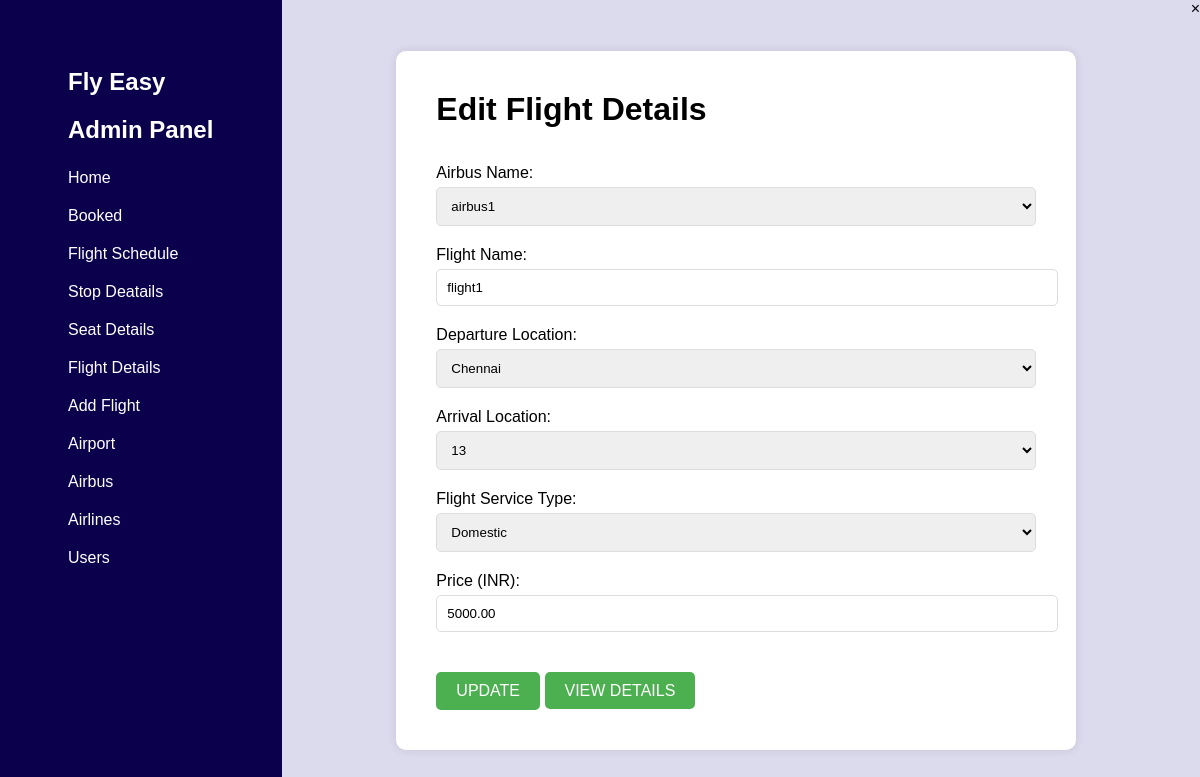
/admin/flight_edit.php?flight_id=19, run on the app's committed database.
### tables this page shows
CREATE TABLE `flight` (
  `flight_id` int(11) NOT NULL,
  `flight_name` varchar(255) DEFAULT NULL,
  `f_airline_name` varchar(255) DEFAULT NULL,
  `f_airbus_name` varchar(255) DEFAULT NULL,
  `f_departure` varchar(255) DEFAULT NULL,
  `f_arrival` varchar(255) DEFAULT NULL,
  `airline_id` int(11) DEFAULT NULL,
  `airport_id` int(11) DEFAULT NULL,
  `airbus_id` int(11) DEFAULT NULL,
  `stop` varchar(255) DEFAULT NULL,
  `flight_service` varchar(255) DEFAULT NULL,
  `price` decimal(10,2) DEFAULT NULL,
  `status` int(11) NOT NULL
);

### admin/flight_edit.php (the view, shortened to what this page needs)
<?php
include("includes/base.php");
include "../config/dbcon.php";
if (isset($_GET['flight_id'])) {
    $flightId = $_GET['flight_id'];
    $editFlightQuery = "SELECT * FROM flight WHERE flight_id = $flightId";
    $editFlightResult = mysqli_query($con, $editFlightQuery);
    if ($editFlightResult && mysqli_num_rows($editFlightResult) > 0) {
        $flightData = mysqli_fetch_assoc($editFlightResult);
    } else {
        echo "Flight not found.";
        exit();
    }
} else {
    echo "Flight ID not set.";
    exit();
}
?>
<html>
<head>
</head>
<body>
    <div id="editFormModal" class="modal">
        <div class="modal-content">
            <span onclick="closeEditFormModal()" style="float: right; cursor: pointer;">&times;</span>
            <div class="container">
                <form action="#" method="post" onsubmit="return validateLocations()">
                    <div class="form-group">
                        <h1>Edit Flight Details</h1><br><br>
                        <label for="edit_airbus_name">Airbus Name:</label>
                        <select name="edit_airbus_name" id="edit_airbus_name" required>
                            <?php
                            $airlineId = $flightData['airline_id'];
                            $airbus_query = "SELECT airbus_id, airbus_name FROM airbus WHERE airline_id = '$airlineId' and `status`=0";
                            $airbus_result = mysqli_query($con, $airbus_query);
                            if ($airbus_result && mysqli_num_rows($airbus_result) > 0) {
                                $output = '';
                                while ($row = mysqli_fetch_array($airbus_result)) {
                                    $selected = ($row['airbus_id'] == $flightData['airbus_id']) ? 'selected' : '';
                                    $output .= "<option value='" . $row['airbus_id'] . "' $selected>" . $row['airbus_name'] . "</option>";
                                }
                                echo $output;
                            } else {
                                echo "No airbus found for this airline.";
                            }
                            ?>
                        </select>
                    </div>
                    <div class="form-group">
                        <label for="edit_flight_name">Flight Name:</label>
                        <input type="text" id="edit_flight_name" name="edit_flight_name" value="<?php echo $flightData['flight_name']; ?>" required>
                    </div>
                    <div class="form-group">
                        <label for="edit_departure_location">Departure Location:</label>
                        <select name="edit_departure_location" id="edit_departure_location" required>
                            <?php
                            $airport_query = "SELECT * FROM airport where `status`=1";
                            $airport_result = mysqli_query($con, $airport_query);
                            while ($row = mysqli_fetch_array($airport_result)) {
                                $selected = ($row['airport_id'] == $flightData['f_departure']) ? 'selected' : '';
                                echo "<option value='" . $row['airport_id'] . "' $selected>" . $row['airport_location'] . "</option>";
                            }
                            ?>
                        </select>
                    </div>
                    <div class="form-group">
                        <label for="edit_arrival_location">Arrival Location:</label>
                        <select name="edit_arrival_location" id="edit_arrival_location" required>
                        <option value="<?php echo $flightData['f_arrival']; ?>" selected><?php echo $flightData['f_arrival']; ?></option>
                        </select>
                    </div>
                    <div class="form-group">
                        <label for="edit_flight_service">Flight Service Type:</label>
                        <select name="edit_flight_service" id="edit_flight_service" required>
                            <?php
                            $serviceOptions = array("International", "Cargo", "Domestic");
                            foreach ($serviceOptions as $option) {
                                $selected = ($option == $flightData['flight_service']) ? 'selected' : '';
                                echo "<option value='$option' $selected>" . $option . "</option>";
                            }
                            ?>
                        </select>
                    </div>
                    <div class="form-group">
                        <label for="edit_price">Price (INR):</label>
                        <input type="text" id="edit_price" name="edit_price" value="<?php echo $flightData['price']; ?>" required>
                    </div>
                    <input type="submit" value="UPDATE">
                    <a href="flights.php" class="view">VIEW DETAILS</a>
                </form>
            </div>
        </div>
    </div>
</body>
</html>

### admin/includes/base.php (style rules this page uses)
body, h1, ul, li, a { margin: 0; padding: 0; list-style: none; text-decoration: none; }
body { font-family: Arial, sans-serif; margin: 0; padding: 0; }

### admin/flight_edit.php (style rules this page uses)
body { font-family: Arial, sans-serif; background-color: #f2f2f2; }
.container { display: flex; justify-content: center; align-items: center; height: 100vh; }
form { background-color: #fff; padding: 40px; border-radius: 10px; box-shadow: 0 0 10px rgba(0, 0, 0, 0.1); width: 600px; }
.form-group { margin-bottom: 20px; }
label { display: block; margin-bottom: 5px; }
select, input[type="text"] { width: 100%; padding: 10px; border-radius: 5px; border: 1px solid #ddd; }
input[type="submit"] { background-color: #4CAF50; color: white; padding: 10px 20px; border: none; border-radius: 5px; cursor: pointer; font-size: 16px; margin-top: 20px; }
.view { background-color: #4CAF50; color: white; padding: 10px 20px; border: none; border-radius: 5px; cursor: pointer; font-size: 16px; margin-top: 20px }

### data on the page
flight: edit_flight_name "flight1", edit_arrival_location "13", edit_price "5000.00"

### other printed values
form field edit_airbus_name "airbus1"
form field edit_departure_location "Chennai"
form field edit_flight_service "Domestic"
